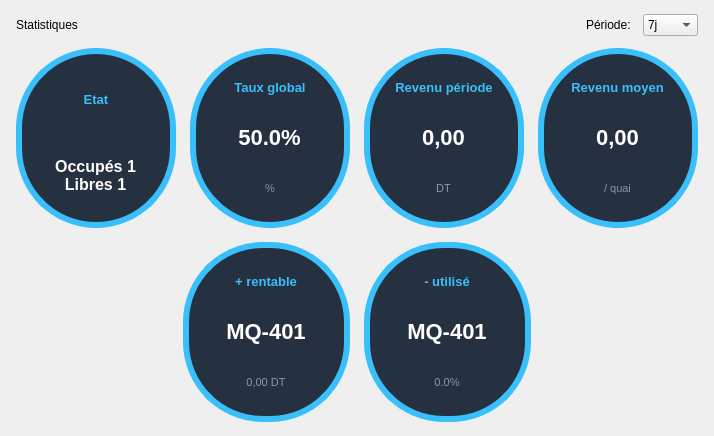
         <widget class="QFrame" name="statsCard">
          <property name="frameShape"><enum>QFrame::NoFrame</enum></property>
          <layout class="QVBoxLayout" name="statsOuter">
           <property name="spacing"><number>12</number></property>
           <property name="leftMargin"><number>16</number></property>
           <property name="topMargin"><number>14</number></property>
           <property name="rightMargin"><number>16</number></property>
           <property name="bottomMargin"><number>14</number></property>

           <item>
            <layout class="QHBoxLayout" name="statsHeader">
             <item>
              <widget class="QLabel" name="statsTitle">
               <property name="text"><string>Statistiques</string></property>
              </widget>
             </item>
             <item>
              <spacer name="statsHeaderSpacer">
               <property name="orientation"><enum>Qt::Horizontal</enum></property>
               <property name="sizeHint" stdset="0"><size><width>0</width><height>0</height></size></property>
              </spacer>
             </item>
             <item>
              <widget class="QLabel" name="periodLabel">
               <property name="text"><string>Période:</string></property>
              </widget>
             </item>
             <item>
              <widget class="QComboBox" name="revenuePeriod">
               <property name="maximumSize"><size><width>140</width><height>16777215</height></size></property>
               <property name="currentIndex"><number>1</number></property>
               <item><property name="text"><string>24h</string></property></item>
               <item><property name="text"><string>7j</string></property></item>
               <item><property name="text"><string>30j</string></property></item>
               <item><property name="text"><string>Tout</string></property></item>
              </widget>
             </item>
            </layout>
           </item>

           <item>
            <layout class="QGridLayout" name="circlesGrid">
             <property name="horizontalSpacing"><number>14</number></property>
             <property name="verticalSpacing"><number>14</number></property>
             <item row="0" column="0">
              <widget class="QFrame" name="phStatEtat">
               <property name="minimumSize"><size><width>160</width><height>180</height></size></property>
               <property name="styleSheet"><string>QFrame#phStatEtat{background:#253040;border-radius:80px;border:6px solid #39c0fa;}QLabel{color:white;}</string></property>
               <property name="frameShape"><enum>QFrame::NoFrame</enum></property>
               <layout class="QVBoxLayout" name="phStatEtatLayout">
                <property name="spacing"><number>2</number></property>
                <item alignment="Qt::AlignCenter">
                 <widget class="QLabel" name="phStatEtatTitle">
                  <property name="text"><string>Etat</string></property>
                  <property name="styleSheet"><string>color:#39c0fa;font-size:13px;font-weight:bold;</string></property>
                  <property name="alignment"><set>Qt::AlignCenter</set></property>
                 </widget>
                </item>
                <item alignment="Qt::AlignCenter">
                 <widget class="QLabel" name="phStatEtatVal">
                  <property name="text"><string>Occupés 1
Libres 1</string></property>
                  <property name="styleSheet"><string>color:white;font-size:16px;font-weight:bold;</string></property>
                  <property name="alignment"><set>Qt::AlignCenter</set></property>
                 </widget>
                </item>
               </layout>
              </widget>
             </item>
             <item row="0" column="1">
              <widget class="QFrame" name="phStatTauxGlobal">
               <property name="minimumSize"><size><width>160</width><height>180</height></size></property>
               <property name="styleSheet"><string>QFrame#phStatTauxGlobal{background:#253040;border-radius:80px;border:6px solid #39c0fa;}QLabel{color:white;}</string></property>
               <property name="frameShape"><enum>QFrame::NoFrame</enum></property>
               <layout class="QVBoxLayout" name="phStatTauxLayout">
                <property name="spacing"><number>2</number></property>
                <item alignment="Qt::AlignCenter">
                 <widget class="QLabel" name="phStatTauxTitle">
                  <property name="text"><string>Taux global</string></property>
                  <property name="styleSheet"><string>color:#39c0fa;font-size:13px;font-weight:bold;</string></property>
                  <property name="alignment"><set>Qt::AlignCenter</set></property>
                 </widget>
                </item>
                <item alignment="Qt::AlignCenter">
                 <widget class="QLabel" name="phStatTauxVal">
                  <property name="text"><string>50.0%</string></property>
                  <property name="styleSheet"><string>color:white;font-size:22px;font-weight:bold;</string></property>
                  <property name="alignment"><set>Qt::AlignCenter</set></property>
                 </widget>
                </item>
                <item alignment="Qt::AlignCenter">
                 <widget class="QLabel" name="phStatTauxSub">
                  <property name="text"><string>%</string></property>
                  <property name="styleSheet"><string>color:#8899aa;font-size:11px;</string></property>
                  <property name="alignment"><set>Qt::AlignCenter</set></property>
                 </widget>
                </item>
               </layout>
              </widget>
             </item>
             <item row="0" column="2">
              <widget class="QFrame" name="phStatRevenuPeriode">
               <property name="minimumSize"><size><width>160</width><height>180</height></size></property>
               <property name="styleSheet"><string>QFrame#phStatRevenuPeriode{background:#253040;border-radius:80px;border:6px solid #39c0fa;}QLabel{color:white;}</string></property>
               <property name="frameShape"><enum>QFrame::NoFrame</enum></property>
               <layout class="QVBoxLayout" name="phStatRevPLayout">
                <property name="spacing"><number>2</number></property>
                <item alignment="Qt::AlignCenter">
                 <widget class="QLabel" name="phStatRevPTitle">
                  <property name="text"><string>Revenu période</string></property>
                  <property name="styleSheet"><string>color:#39c0fa;font-size:13px;font-weight:bold;</string></property>
                  <property name="alignment"><set>Qt::AlignCenter</set></property>
                 </widget>
                </item>
                <item alignment="Qt::AlignCenter">
                 <widget class="QLabel" name="phStatRevPVal">
                  <property name="text"><string>0,00</string></property>
                  <property name="styleSheet"><string>color:white;font-size:22px;font-weight:bold;</string></property>
                  <property name="alignment"><set>Qt::AlignCenter</set></property>
                 </widget>
                </item>
                <item alignment="Qt::AlignCenter">
                 <widget class="QLabel" name="phStatRevPSub">
                  <property name="text"><string>DT</string></property>
                  <property name="styleSheet"><string>color:#8899aa;font-size:11px;</string></property>
                  <property name="alignment"><set>Qt::AlignCenter</set></property>
                 </widget>
                </item>
               </layout>
              </widget>
             </item>
             <item row="0" column="3">
              <widget class="QFrame" name="phStatRevenuMoyen">
               <property name="minimumSize"><size><width>160</width><height>180</height></size></property>
               <property name="styleSheet"><string>QFrame#phStatRevenuMoyen{background:#253040;border-radius:80px;border:6px solid #39c0fa;}QLabel{color:white;}</string></property>
               <property name="frameShape"><enum>QFrame::NoFrame</enum></property>
               <layout class="QVBoxLayout" name="phStatRevMLayout">
                <property name="spacing"><number>2</number></property>
                <item alignment="Qt::AlignCenter">
                 <widget class="QLabel" name="phStatRevMTitle">
                  <property name="text"><string>Revenu moyen</string></property>
                  <property name="styleSheet"><string>color:#39c0fa;font-size:13px;font-weight:bold;</string></property>
                  <property name="alignment"><set>Qt::AlignCenter</set></property>
                 </widget>
                </item>
                <item alignment="Qt::AlignCenter">
                 <widget class="QLabel" name="phStatRevMVal">
                  <property name="text"><string>0,00</string></property>
                  <property name="styleSheet"><string>color:white;font-size:22px;font-weight:bold;</string></property>
                  <property name="alignment"><set>Qt::AlignCenter</set></property>
                 </widget>
                </item>
                <item alignment="Qt::AlignCenter">
                 <widget class="QLabel" name="phStatRevMSub">
                  <property name="text"><string>/ quai</string></property>
                  <property name="styleSheet"><string>color:#8899aa;font-size:11px;</string></property>
                  <property name="alignment"><set>Qt::AlignCenter</set></property>
                 </widget>
                </item>
               </layout>
              </widget>
             </item>
             <item row="1" column="0" colspan="4">
              <layout class="QHBoxLayout" name="bottomStatsRow" stretch="1,1,1,1">
               <property name="spacing"><number>14</number></property>
               <item>
                <spacer name="bottomStatsSpacer1">
                 <property name="orientation"><enum>Qt::Horizontal</enum></property>
                 <property name="sizeHint" stdset="0"><size><width>0</width><height>0</height></size></property>
                </spacer>
               </item>
               <item>
                <widget class="QFrame" name="phStatPlusRentable">
                 <property name="minimumSize"><size><width>160</width><height>180</height></size></property>
                 <property name="styleSheet"><string>QFrame#phStatPlusRentable{background:#253040;border-radius:80px;border:6px solid #39c0fa;}QLabel{color:white;}</string></property>
                 <property name="frameShape"><enum>QFrame::NoFrame</enum></property>
                 <layout class="QVBoxLayout" name="phStatPRLayout">
                  <property name="spacing"><number>2</number></property>
                  <item alignment="Qt::AlignCenter">
                   <widget class="QLabel" name="phStatPRTitle">
                    <property name="text"><string>+ rentable</string></property>
                    <property name="styleSheet"><string>color:#39c0fa;font-size:13px;font-weight:bold;</string></property>
                    <property name="alignment"><set>Qt::AlignCenter</set></property>
                   </widget>
                  </item>
                  <item alignment="Qt::AlignCenter">
                   <widget class="QLabel" name="phStatPRVal">
                    <property name="text"><string>MQ-401</string></property>
                    <property name="styleSheet"><string>color:white;font-size:22px;font-weight:bold;</string></property>
                    <property name="alignment"><set>Qt::AlignCenter</set></property>
                   </widget>
                  </item>
                  <item alignment="Qt::AlignCenter">
                   <widget class="QLabel" name="phStatPRSub">
                    <property name="text"><string>0,00 DT</string></property>
                    <property name="styleSheet"><string>color:#8899aa;font-size:11px;</string></property>
                    <property name="alignment"><set>Qt::AlignCenter</set></property>
                   </widget>
                  </item>
                 </layout>
                </widget>
               </item>
               <item>
                <widget class="QFrame" name="phStatMoinsUtilise">
                 <property name="minimumSize"><size><width>160</width><height>180</height></size></property>
                 <property name="styleSheet"><string>QFrame#phStatMoinsUtilise{background:#253040;border-radius:80px;border:6px solid #39c0fa;}QLabel{color:white;}</string></property>
                 <property name="frameShape"><enum>QFrame::NoFrame</enum></property>
                 <layout class="QVBoxLayout" name="phStatMULayout">
                  <property name="spacing"><number>2</number></property>
                  <item alignment="Qt::AlignCenter">
                   <widget class="QLabel" name="phStatMUTitle">
                    <property name="text"><string>- utilisé</string></property>
                    <property name="styleSheet"><string>color:#39c0fa;font-size:13px;font-weight:bold;</string></property>
                    <property name="alignment"><set>Qt::AlignCenter</set></property>
                   </widget>
                  </item>
                  <item alignment="Qt::AlignCenter">
                   <widget class="QLabel" name="phStatMUVal">
                    <property name="text"><string>MQ-401</string></property>
                    <property name="styleSheet"><string>color:white;font-size:22px;font-weight:bold;</string></property>
                    <property name="alignment"><set>Qt::AlignCenter</set></property>
                   </widget>
                  </item>
                  <item alignment="Qt::AlignCenter">
                   <widget class="QLabel" name="phStatMUSub">
                    <property name="text"><string>0.0%</string></property>
                    <property name="styleSheet"><string>color:#8899aa;font-size:11px;</string></property>
                    <property name="alignment"><set>Qt::AlignCenter</set></property>
                   </widget>
                  </item>
                 </layout>
                </widget>
               </item>
               <item>
                <spacer name="bottomStatsSpacer2">
                 <property name="orientation"><enum>Qt::Horizontal</enum></property>
                 <property name="sizeHint" stdset="0"><size><width>0</width><height>0</height></size></property>
                </spacer>
               </item>
              </layout>
             </item>
             </layout>
                </item>
               </layout>
              </widget>
